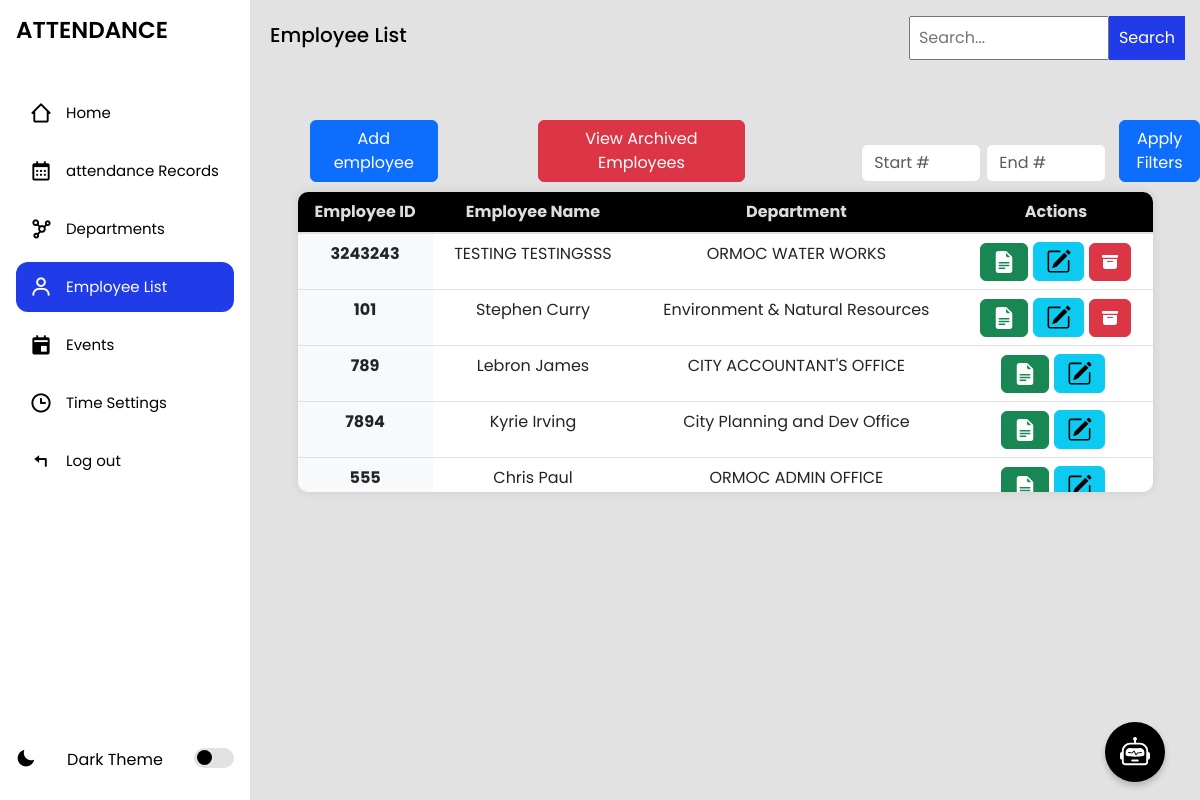
/employeelist/ (signed in), run on an earlier commit of the app's database.
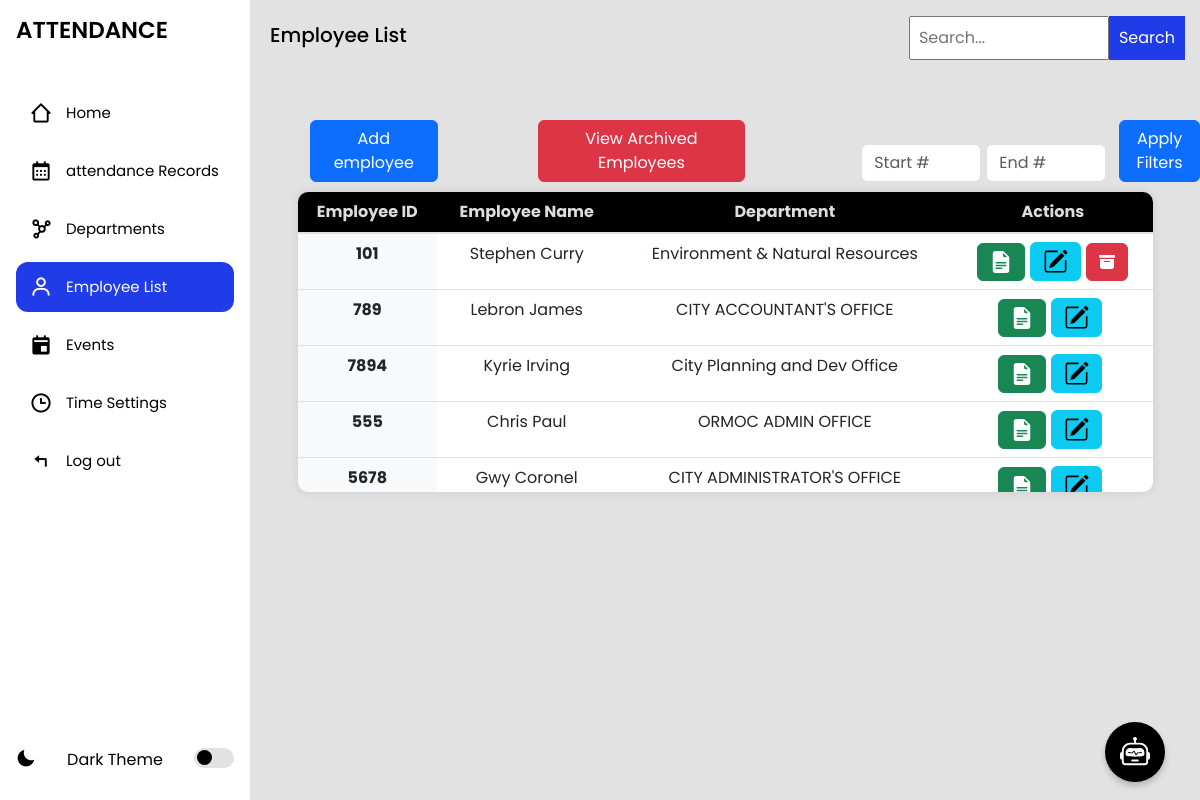
And on a later commit of the database.
### myapp/models.py (models this page shows)
class Employee(models.Model):
    employee_id = models.CharField(max_length=100, unique=True)
    first_name = models.CharField(max_length=120)
    last_name = models.CharField(max_length=120)
    username = models.CharField(max_length=100, unique=True, default='defaultuser')
    archived = models.BooleanField(default=False)
    password = models.CharField(max_length=128, default='defaultpassword')
    department_name = models.ForeignKey(Department, on_delete=models.CASCADE, related_name='employees')
    updated = models.DateTimeField(auto_now=True)
    created = models.DateTimeField(auto_now_add=True)
    def __str__(self):
        return f"{self.first_name} {self.last_name} ({self.employee_id})"
    class Meta:
        ordering = ['-updated', '-created']

class Department(models.Model):
    name = models.CharField(max_length=100, unique=True)
    def __str__(self):
        return self.name

### myapp/views.py (the view, shortened to what this page needs)
# urls.py: path('employeelist/', views.employeelist, name='employeelist'),
@login_required
def employeelist(request):
    search_query = request.GET.get('search', '')
    if search_query:
        employees = Employee.objects.filter(
            Q(archived=False),
            Q(employee_id__icontains=search_query) |
            Q(first_name__icontains=search_query) |
            Q(last_name__icontains=search_query) |
            Q(department_name__name__icontains=search_query)
        )
    else:
        employees = Employee.objects.filter(archived=False)
    employees_with_absences = []
    for employee in employees:
        if check_three_consecutive_absences(employee.employee_id):
            employees_with_absences.append(employee.id)  # Add employee ID to the list
            log_action(
                request.user,
                CHANGE,
                employee,
                f'Employee "{employee.first_name} {employee.last_name}" has three consecutive absences.'
            )
    departments = Department.objects.all()  # Fetch departments here
    context = {
        "employees": employees,
        "departments": departments,
        "employees_with_absences": employees_with_absences,  # Pass the list of IDs
    }
    return render(request, 'employeelist.html', context)

### myapp/views.py (called while the page is built)
def log_action(user, action_flag, obj, change_message):
    LogEntry.objects.log_action(
        user_id=user.id,
        content_type_id=ContentType.objects.get_for_model(obj).id,
        object_id=obj.id,
        object_repr=str(obj),
        action_flag=action_flag,
        change_message=change_message
    )

### myapp/templates/employeelist.html (shortened to what this page needs)
{% extends 'index.html' %}
{% block content %}
<section class="home">
    <div class="navs d-flex align-items-center justify-content-between">
    <p>Employee List</p>
<form method="GET" action="{% url 'employeelist' %}" class="search-parent">
  <input type="search" name="search" placeholder="Search..." class="search" value="{{ request.GET.search }}" />
  <button type="submit">Search</button>
</form>
</div>
<div class="topButtons">
    <div style="display: flex; align-items: end; justify-content: start;margin-left: 60px;" >
                <button type="button" class="btn btn-primary"
                data-bs-toggle="modal" data-bs-target="#signupModal">
                Add employee
                </button>
</div>
<a href="{% url 'archived_employees' %}" class="btn btn-danger">View Archived Employees</a>
        <form id="filterRangeForm" class="ms-3" >
            <input type="number" min="1" id="startNumber" class="form-control d-inline-block" placeholder="Start #" style="width: 120px;" />
            <input type="number" min="1" id="endNumber" class="form-control d-inline-block" placeholder="End #" style="width: 120px;" />
            <button type="button" id="applyFilters" class="btn btn-primary ms-2">Apply Filters</button>
        </form>
</div>
<div class="table-container">
    <table class="table">
        <thead>
            <tr>
                <th scope="col">Employee ID</th>
                <th scope="col">Employee Name</th>
                <th scope="col">Department</th>
                <th scope="col">Actions</th>
            </tr>
        </thead>
        <tbody>
            {% for employee in employees %}
            <tr class="employeeListRow"  data-status="{{ employee.status|default:'all' }}">
                <th scope="row">{{ employee.employee_id }}</th>
                <td>{{ employee.first_name }} {{ employee.last_name }}</td>
                <td>{{ employee.department_name }}</td>
                <td>
                    <div class="btn-group" style="display: flex; flex-direction: row; align-items: center; gap: 5px; justify-content:center;">
                        <a  href="{% url 'view_employee' employee.employee_id %}">
                        <button class="btn btn-success" >
                            </button>
                        </a>
                        <a  data-bs-toggle="modal" data-bs-target="#editEmployeeModal{{ employee.id }}" role="button">
                            <button class="btn btn-info">
                        </button>
                        </a>
                        <form action="{% url 'archive_employee' employee.id %}" method="POST" class="employee-form">
                            {% if employee.id in employees_with_absences %}
                                <button class="btn btn-danger archive-button" type="button" data-bs-toggle="modal" data-bs-target="#deleteModal-{{ employee.id }}">
                                </button>
                            {% endif %}
                        </form>
                    </div>
                </td>
            </tr>
            {% empty %}
            <tr>
                <td colspan="6">Employee doesnt exist</td>
            </tr>
            {% endfor %}
        </tbody>
    </table>
</div>
</section>
{% endblock %}

What changed in the data, as far as the page shows it:
no longer on this page (row edited): Employee: employee_id "3243243", first_name "TESTING", last_name "TESTINGSSS", department_name "ORMOC WATER WORKS"
now on this page (row unchanged): Employee: employee_id "5678", first_name "Gwy", last_name "Coronel", department_name "CITY ADMINISTRATOR'S OFFICE"
